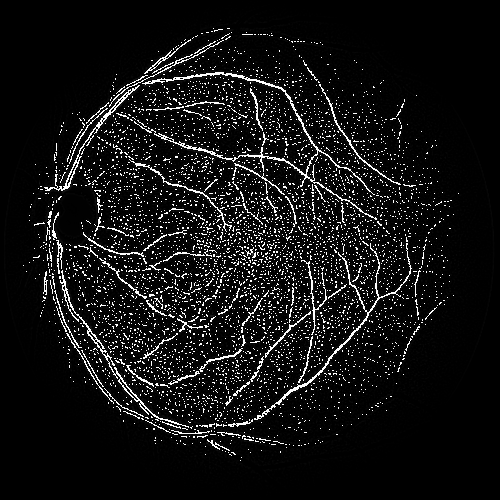
#> input picture gt_alp_1.5_thm_3.png, 500 x 500 px
$ python morph_ops.py
#> lines starting #> are read from the running program, lines starting #| are printed output that depends on the picture
import cv2
import numpy as np
import matplotlib.pyplot as plt
#kernel 1
image = cv2.imread('gt_alp_1.5_thm_3.png', 0)
#> image is the input picture: shape (500, 500); min 0, max 255, mean 19.6
#kernel = np.ones((2,2))
#kernel = cv2.getStructuringElement(cv2.MORPH_RECT,(3,3))
kernel = cv2.getStructuringElement(cv2.MORPH_ELLIPSE,(2,2))
#kernel = cv2.getStructuringElement(cv2.MORPH_CROSS,(2,2))

erosion = cv2.erode(image, kernel, iterations = 1)
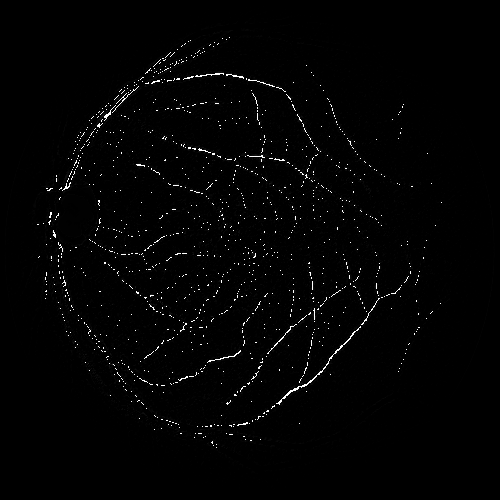
#> erosion: shape (500, 500); min 0, max 255, mean 3.5
dilation = cv2.dilate(image,kernel,iterations = 1)
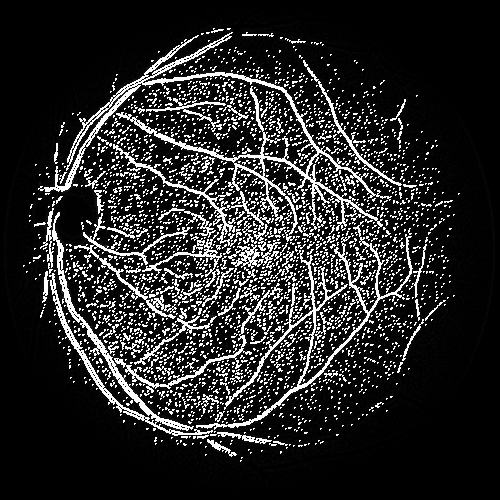
#> dilation: shape (500, 500); min 0, max 255, mean 40.9
opening = cv2.morphologyEx(image, cv2.MORPH_OPEN, kernel)
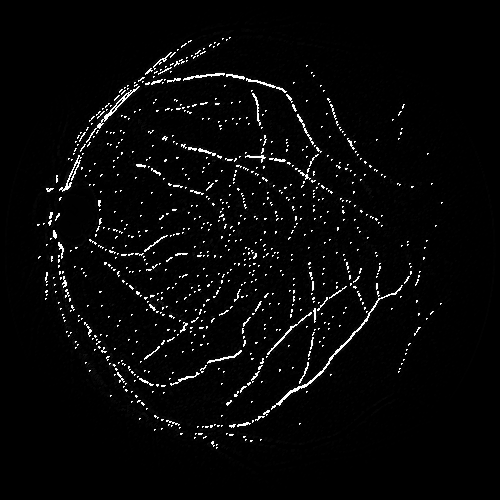
#> opening: shape (500, 500); min 0, max 255, mean 8
closing = cv2.morphologyEx(image, cv2.MORPH_CLOSE, kernel)
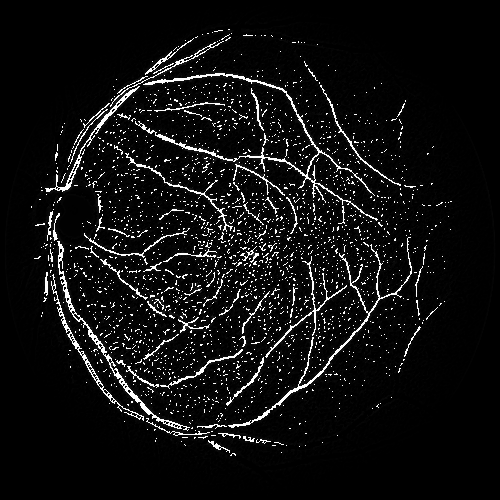
#> closing: shape (500, 500); min 0, max 255, mean 16.7
plt.subplot(1,3,1)
plt.title('Original')
plt.imshow(image, cmap = 'gray')
# [6 lines of commented-out code are left out]
plt.subplot(1,3,2)
plt.title('Opening')
plt.imshow(opening, cmap = 'gray')
plt.subplot(1,3,3)
plt.title('Closing')
plt.imshow(closing, cmap = 'gray')
plt.tight_layout()
plt.show()
